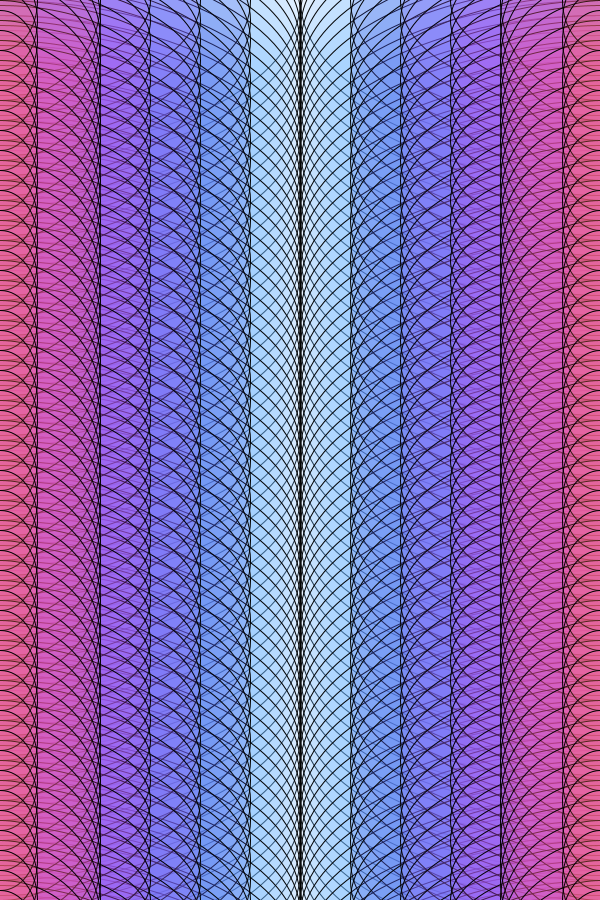
Frame 1 (no input)
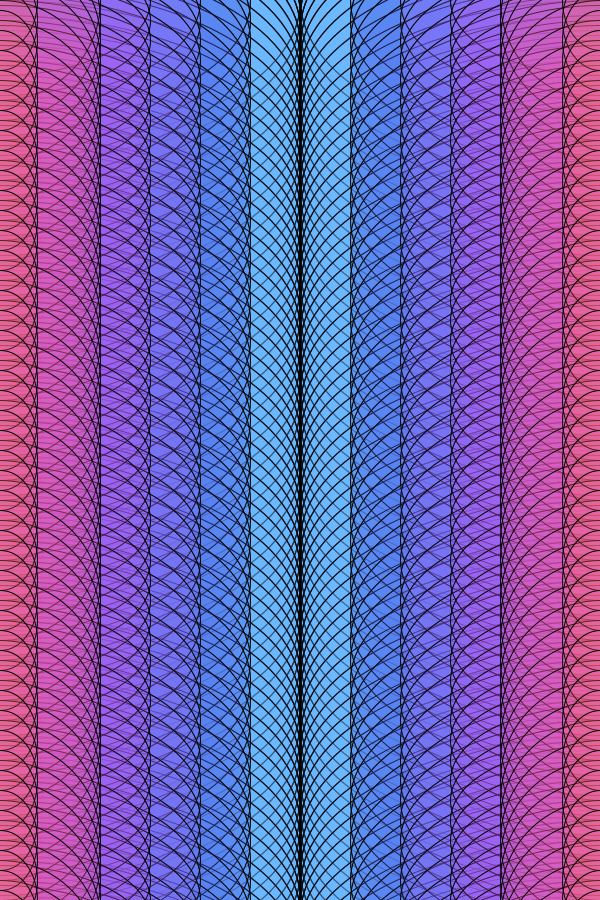
Frame 60 (the mouse pressed at the canvas centre just before this capture)
Frame 120 (the mouse held since frame 60 and released just before this capture): identical to frame 60, image omitted

The Processing sketch that drew these frames (run headless with seeded random() and noise(); from frame 60 on, the mouse is pressed at the canvas centre):

// Processing sketch: pattern_4
// ── pattern_4.pde
void setup() {
  size(600, 900);
  background(255);
}


void draw() {
  strokeWeight(1);
  float t = 20;
  for (int x = 0; x < 1000; x +=600) {

    for (int y = 0; y < 2000; y +=15) {
      fill(100, 180, 255, t);
      ellipse(x, y, 600, 300);
    }
    for (int y = 0; y < 2000; y +=20) {
      fill(80, 90, 230, t);
      ellipse(x, y, 500, 250);
    }

    for (int y = 0; y < 2000; y +=20) {
      fill(160, 100, 255, t);
      ellipse(x, y, 400, 200);
    } 
    for (int y = 0; y < 2000; y +=20) {
      fill(210, 80, 230, t);
      ellipse(x, y, 300, 150);
    }
    for (int y = 0; y < 2000; y +=20) {
      fill(255, 85, 155, t);
      ellipse(x, y, 200, 200);
    }
    for (int y = 0; y < 2000; y +=20) {
      fill(255, 120, 85, t);
      ellipse(x, y, 75, 100);
    }
  }
  
}
